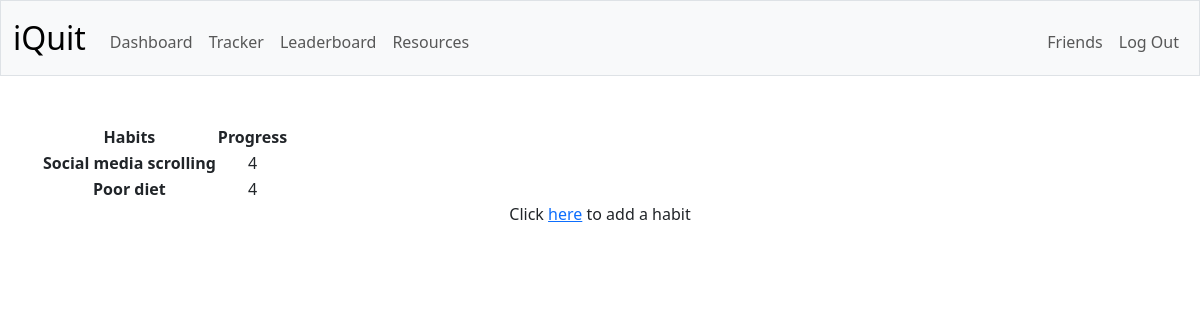
/dashboard (signed in), run on an earlier commit of the app's database.
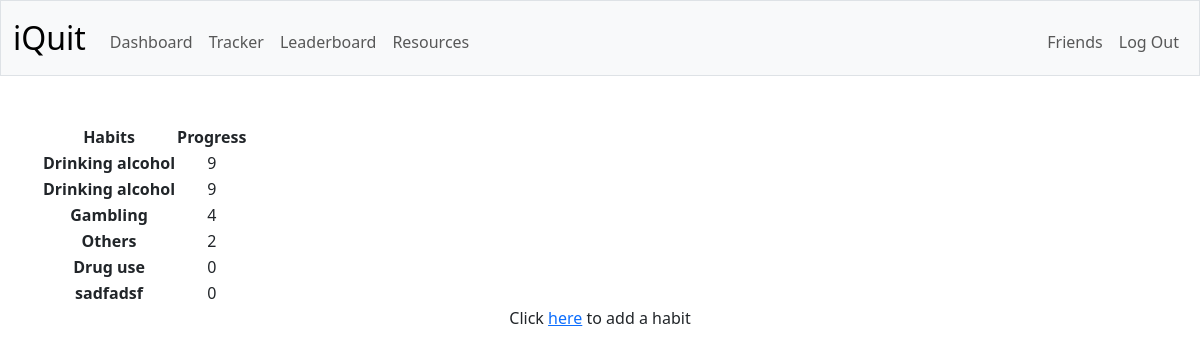
And on a later commit of the database.
### tables this page shows
CREATE TABLE habits (
    user_id INTEGER NOT NULL,
    habit TEXT NOT NULL,
    start_time NUMERIC NOT NULL,
    enter_time NUMERIC NOT NULL,
    streak INTEGER,
    FOREIGN KEY(user_id) REFERENCES users(id)
);

### app.py (the view)
@app.route("/dashboard")
@login_required
def dashboard():
    habits = db.execute(
        "SELECT * FROM habits\
                        WHERE user_id = ?",
        session["user_id"],
    )
    return render_template("dashboard.html", habits=habits)

### app.py (called while the page is built)
@app.after_request
def after_request(response):
    response.headers["Cache-Control"] = "no-cache, no-store, must-revalidate"
    response.headers["Expires"] = 0
    response.headers["Pragma"] = "no-cache"
    return response

### helpers.py (called while the page is built)
def login_required(f):
    @wraps(f)
    def decorated_function(*args, **kwargs):
        if session.get("user_id") is None:
            return redirect("/login")
        return f(*args, **kwargs)
    return decorated_function

### templates/dashboard.html (shortened to what this page needs)
{% extends "layout.html" %}
{% block main %}
    <table>
        <thead>
            <tr>
                <th>Habits</th>
                <th>Progress</th>
            </tr>
        </thead>
        <tbody>
            {% for habit in habits %}
            <tr>
                <th>{{ habit.habit }}</th>
                <td>
                    {{ habit.streak }}
                </td>
            </tr>
            {% endfor %}
        </tbody>
    </table>
    <p>Click <a href="/add">here</a> to add a habit</p>
{% endblock %}

### templates/layout.html (shortened to what this page needs)
<!DOCTYPE html>
<html lang="en">
    <head>
        <link href="https://cdn.jsdelivr.net/npm/bootstrap@5.3.2/dist/css/bootstrap.min.css" rel="stylesheet">
        <link href="/static/styles.css" rel="stylesheet">
    </head>
    <body>
        <nav class="bg-light border navbar navbar-expand-md navbar-light">
            <div class="container-fluid">
                <a class="navbar-brand" href="/">iQuit</a>
                <div class="collapse navbar-collapse" id="navbar">
                    {% if session["user_id"] %}
                        <ul class="navbar-nav me-auto mt-2">
                            <li class="nav-item"><a class="nav-link" href="/dashboard">Dashboard</a></li>
                            <li class="nav-item"><a class="nav-link" href="/tracker">Tracker</a></li>
                            <li class="nav-item"><a class="nav-link" href="/leaderboard">Leaderboard</a></li>
                            <li class="nav-item"><a class="nav-link" href="/resources">Resources</a></li>
                        </ul>
                        <ul class="navbar-nav ms-auto mt-2">
                            <li class="nav-item"><a class="nav-link" href="/friends">Friends</a></li>
                            <li class="nav-item"><a class="nav-link" href="/logout">Log Out</a></li>
                        </ul>
                    {% else %}
                        <ul class="navbar-nav ms-auto mt-2">
                            <li class="nav-item"><a class="nav-link" href="/register">Register</a></li>
                            <li class="nav-item"><a class="nav-link" href="/login">Log In</a></li>
                        </ul>
                    {% endif %}
                </div>
            </div>
        </nav>
        <main class="container py-5 text-center">
            {% block main %}{% endblock %}
        </main>
    </body>
</html>

### static/styles.css (style rules this page uses)
nav .navbar-brand { font-size: xx-large; }

What changed in the data, as far as the page shows it:
removed habits: habit "Social media scrolling", streak "4"
removed habits: habit "Poor diet", streak "4"
added habits: habit "Drinking alcohol", streak "9"
added habits: habit "Drinking alcohol", streak "9"
added habits: habit "Gambling", streak "4"
added habits: habit "Others", streak "2"
added habits: habit "Drug use", streak "0"
added habits: habit "sadfadsf", streak "0"
